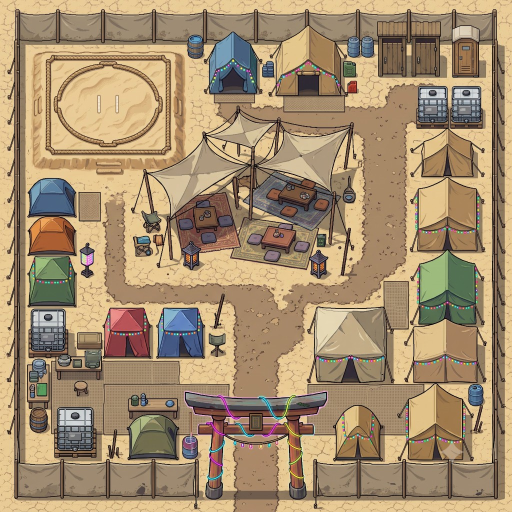
#> input picture assets-factory/outputs_diff/20260806_230206/base_aligned.png, 1024 x 1024 px (shown at 1/2 size)
$ python diff_objects.py outputs_diff/20260806_230206/base_aligned.png outputs_diff/20260806_230206/other_aligned.png
#> lines starting #> are read from the running program, lines starting #| are printed output that depends on the picture; after the words box and inside, x2 and y2 are one past the last pixel; in counts of white or black regions, pixels touching at a corner belong together
### assets-factory/utils.py
"""Shared constants and helpers for pixel-fixer scripts."""

from __future__ import annotations

import sys
from datetime import datetime
from pathlib import Path

import numpy as np
from PIL import Image

# --------------------------------------------------------------------------
# Constants (no magic numbers in validation logic -- hard rule)
# --------------------------------------------------------------------------

GRID_SIZE = 32                       # RPG Maker XP tile size
OUTPUT_WIDTH = 256                   # forced output width (contract)
OUTPUT_COLUMNS = OUTPUT_WIDTH // GRID_SIZE  # 8 columns

# --character mode: literal target canvas size for an overworld character
# sheet (4x4 grid of 32x48 walk-cycle frames) -- exact number, not "a
# multiple of X", same class of contract as OUTPUT_WIDTH above.
CHARACTER_WIDTH = 128
CHARACTER_HEIGHT = 192

# Separator row color: pure cyan at full opacity. Chosen because it's the
# RGB-complementary opposite of the magenta chroma-key color, so it can never
# be confused with either real art or magenta spill.
SEPARATOR_COLOR = (0, 255, 255)

OUTPUTS_MAP_DIR = Path("outputs_map")
OUTPUTS_TILESET_DIR = Path("outputs_tileset")
OUTPUTS_DIFF_DIR = Path("outputs_diff")
OUTPUTS_CHARACTER_DIR = Path("outputs_character")


def timestamp_filename(suffix: str = ".png") -> str:
    """Return a filesystem-safe timestamp string for output filenames."""
    return f"{datetime.now().strftime('%Y%m%d_%H%M%S')}{suffix}"


# [4 lines left out: function default_output_path, not called in this run]


def default_diff_output_dir(outputs_dir: Path = OUTPUTS_DIFF_DIR) -> Path:
    """Return <outputs_dir>/<timestamp>/, creating the directory if needed."""
    out_dir = outputs_dir / datetime.now().strftime("%Y%m%d_%H%M%S")
    out_dir.mkdir(parents=True, exist_ok=True)
    return out_dir


# [9 lines left out: function build_separator_row, not called in this run]


def load_image(input_path: Path, label: str) -> Image.Image:
    """Load an image as RGBA, exiting with code 2 on failure."""
    try:
        return Image.open(input_path).convert("RGBA")
    except (FileNotFoundError, Image.UnidentifiedImageError):
        print(f"{label}: input file not found or not a valid image: {input_path}", file=sys.stderr)
        sys.exit(2)


def atomic_write_png(canvas: np.ndarray, output_path: Path) -> None:
    """Write an RGBA numpy array to output_path atomically via a .tmp file."""
    out_tmp = output_path.with_suffix(output_path.suffix + ".tmp")
    Image.fromarray(canvas, "RGBA").save(out_tmp, format="PNG")
    out_tmp.replace(output_path)

### assets-factory/diff_objects.py
#!/usr/bin/env python3
"""diff_objects.py -- align two near-identical images and extract a mask of
added objects by subtracting the background-only image from the full scene.

Usage:
    python diff_objects.py with_objects.png no_objects.png

Default output directory: outputs_diff/<timestamp>/
    base_aligned.png   -- with-objects image (reference, unchanged)
    other_aligned.png  -- no-objects image shifted to match the base
    mask.png           -- binary object mask (black silhouettes, transparent background)
    objects.png        -- added objects cut out from the base image, transparent elsewhere
"""

from __future__ import annotations

import argparse
import sys
from pathlib import Path

import numpy as np
from PIL import Image
from scipy import ndimage
from scipy.fft import fft2, ifft2

from utils import (
    OUTPUTS_DIFF_DIR,
    atomic_write_png,
    default_diff_output_dir,
    load_image,
)

# --------------------------------------------------------------------------
# Constants
# --------------------------------------------------------------------------

DEFAULT_TOLERANCE = 25
DEFAULT_MIN_AREA = 30
MORPH_OPEN_RADIUS = 1
MORPH_CLOSE_RADIUS = 2


# --------------------------------------------------------------------------
# Alignment
# --------------------------------------------------------------------------


def to_grayscale(rgba: np.ndarray) -> np.ndarray:
    """Convert an RGBA array to a float64 grayscale image."""
    rgb = rgba[..., :3].astype(np.float64)
    return 0.299 * rgb[..., 0] + 0.587 * rgb[..., 1] + 0.114 * rgb[..., 2]


def resize_to_match(source: np.ndarray, target_shape: tuple[int, int]) -> np.ndarray:
    """Resize source RGBA to (height, width) using nearest-neighbor."""
    target_h, target_w = target_shape
    source_h, source_w = source.shape[:2]
    if (source_h, source_w) == (target_h, target_w):
        return source

    image = Image.fromarray(source, "RGBA")
    resized = image.resize((target_w, target_h), Image.NEAREST)
    return np.array(resized)


def estimate_translation_shift(reference: np.ndarray, target: np.ndarray) -> tuple[int, int]:
    """Estimate integer (dy, dx) shift to align target onto reference."""
    ref_gray = to_grayscale(reference)
    tgt_gray = to_grayscale(target)

    ref_fft = fft2(ref_gray)
    tgt_fft = fft2(tgt_gray)
    cross_power = ref_fft * np.conj(tgt_fft)
    cross_power /= np.abs(cross_power) + 1e-10
    correlation = np.real(ifft2(cross_power))

    peak_y, peak_x = np.unravel_index(np.argmax(correlation), correlation.shape)
    height, width = correlation.shape
    if peak_y > height // 2:
        peak_y -= height
    if peak_x > width // 2:
        peak_x -= width
    return int(peak_y), int(peak_x)


def apply_translation_shift(rgba: np.ndarray, dy: int, dx: int) -> np.ndarray:
    """Shift rgba by (dy, dx), zeroing pixels exposed by the roll."""
    if dy == 0 and dx == 0:
        return rgba.copy()

    shifted = np.roll(rgba, shift=(dy, dx), axis=(0, 1))
    height, width = rgba.shape[:2]

    if dy > 0:
        shifted[:dy, :] = 0
    elif dy < 0:
        shifted[height + dy :, :] = 0

    if dx > 0:
        shifted[:, :dx] = 0
    elif dx < 0:
        shifted[:, width + dx :] = 0

    return shifted


def build_valid_mask(height: int, width: int, dy: int, dx: int) -> np.ndarray:
    """Return a boolean mask of pixels that are valid after a (dy, dx) shift."""
    valid = np.ones((height, width), dtype=bool)

    if dy > 0:
        valid[:dy, :] = False
    elif dy < 0:
        valid[height + dy :, :] = False

    if dx > 0:
        valid[:, :dx] = False
    elif dx < 0:
        valid[:, width + dx :] = False

    return valid


def align_images(
    base_rgba: np.ndarray, other_rgba: np.ndarray
) -> tuple[np.ndarray, np.ndarray, tuple[int, int]]:
    """Resize and translate other_rgba to match base_rgba. Returns (base, aligned_other, shift)."""
    base_h, base_w = base_rgba.shape[:2]
    other_resized = resize_to_match(other_rgba, (base_h, base_w))

    dy, dx = estimate_translation_shift(base_rgba, other_resized)
    # Phase correlation reports how target is offset from reference;
    # apply the inverse shift to bring target onto reference.
    aligned_other = apply_translation_shift(other_resized, -dy, -dx)
    return base_rgba, aligned_other, (dy, dx)


# --------------------------------------------------------------------------
# Diff and mask
# --------------------------------------------------------------------------


def compute_diff_mask(
    base_rgba: np.ndarray,
    other_rgba: np.ndarray,
    valid_mask: np.ndarray,
    tolerance: int,
    min_area: int,
) -> tuple[np.ndarray, int]:
    """Return a boolean object mask and the number of surviving blobs."""
    base_rgb = base_rgba[..., :3].astype(np.int16)
    other_rgb = other_rgba[..., :3].astype(np.int16)
    channel_diff = np.abs(base_rgb - other_rgb).max(axis=-1)

    raw_mask = (channel_diff > tolerance) & valid_mask

    structure_open = ndimage.generate_binary_structure(2, 1)
    structure_close = ndimage.iterate_structure(structure_open, MORPH_CLOSE_RADIUS)

    cleaned = ndimage.binary_opening(raw_mask, structure=structure_open, iterations=MORPH_OPEN_RADIUS)
    cleaned = ndimage.binary_closing(cleaned, structure=structure_close)
    cleaned = ndimage.binary_fill_holes(cleaned)

    labeled, num_features = ndimage.label(cleaned)
    if num_features == 0:
        return cleaned, 0

    sizes = ndimage.sum(cleaned, labeled, index=range(1, num_features + 1))
    keep_labels = np.where(sizes >= min_area)[0] + 1
    final_mask = np.isin(labeled, keep_labels)
    return final_mask, len(keep_labels)


def build_mask_rgba(mask: np.ndarray) -> np.ndarray:
    """Build a black-silhouette-on-transparent RGBA image from a boolean mask.

    Black (not white) so the mask stays visible when viewers composite
    transparency onto a white background.
    """
    height, width = mask.shape
    rgba = np.zeros((height, width, 4), dtype=np.uint8)
    rgba[mask, 3] = 255
    return rgba


def build_objects_rgba(base_rgba: np.ndarray, mask: np.ndarray) -> np.ndarray:
    """Cut object pixels out of base_rgba using mask; background is transparent."""
    rgba = np.zeros_like(base_rgba)
    rgba[mask] = base_rgba[mask]
    return rgba


# --------------------------------------------------------------------------
# Pipeline
# --------------------------------------------------------------------------


def run(
    base_path: Path,
    other_path: Path,
    out_dir: Path,
    tolerance: int = DEFAULT_TOLERANCE,
    min_area: int = DEFAULT_MIN_AREA,
) -> None:
    base_image = load_image(base_path, "diff_objects (base)")
    other_image = load_image(other_path, "diff_objects (other)")

    base_rgba = np.array(base_image)
    other_rgba = np.array(other_image)

    base_aligned, other_aligned, (dy, dx) = align_images(base_rgba, other_rgba)
    height, width = base_aligned.shape[:2]
    valid_mask = build_valid_mask(height, width, -dy, -dx)

    base_out = out_dir / "base_aligned.png"
    other_out = out_dir / "other_aligned.png"
    mask_out = out_dir / "mask.png"
    objects_out = out_dir / "objects.png"

    atomic_write_png(base_aligned, base_out)
    atomic_write_png(other_aligned, other_out)

    object_mask, blob_count = compute_diff_mask(
        base_aligned, other_aligned, valid_mask, tolerance, min_area
    )
    mask_rgba = build_mask_rgba(object_mask)
    objects_rgba = build_objects_rgba(base_aligned, object_mask)
    atomic_write_png(mask_rgba, mask_out)
    atomic_write_png(objects_rgba, objects_out)

    coverage_pct = 100.0 * object_mask.sum() / object_mask.size
    print(
        f"diff_objects: base={base_path.name} other={other_path.name} "
        f"size={width}x{height} shift=({dy}, {dx}) "
        f"blobs={blob_count} coverage={coverage_pct:.2f}% "
        f"tolerance={tolerance} min_area={min_area} -> {out_dir}"
    )


def main() -> None:
    parser = argparse.ArgumentParser(description=__doc__)
    parser.add_argument(
        "base",
        type=Path,
        help="Image with objects (reference / alignment base)",
    )
    parser.add_argument(
        "other",
        type=Path,
        help="Background-only image (no added objects)",
    )
    parser.add_argument(
        "--out-dir",
        type=Path,
        default=None,
        help="Output directory (default: outputs_diff/<timestamp>/)",
    )
    parser.add_argument(
        "--tolerance",
        type=int,
        default=DEFAULT_TOLERANCE,
        help=f"Per-channel RGB diff threshold (default: {DEFAULT_TOLERANCE})",
    )
    parser.add_argument(
        "--min-area",
        type=int,
        default=DEFAULT_MIN_AREA,
        help=f"Drop connected components smaller than this many px (default: {DEFAULT_MIN_AREA})",
    )
    args = parser.parse_args()

    if args.tolerance < 0:
        print("diff_objects: --tolerance must be >= 0", file=sys.stderr)
        sys.exit(2)
    if args.min_area < 1:
        print("diff_objects: --min-area must be >= 1", file=sys.stderr)
        sys.exit(2)

    out_dir = args.out_dir or default_diff_output_dir(OUTPUTS_DIFF_DIR)
    out_dir.mkdir(parents=True, exist_ok=True)
    run(args.base, args.other, out_dir, tolerance=args.tolerance, min_area=args.min_area)
#> in load_image, returned value is the input picture: PIL image 1024x1024 RGBA; mean R, G, B, A 165.2, 142.3, 111.2, 255
#> call 2 of load_image, with label = 'diff_objects (other)'
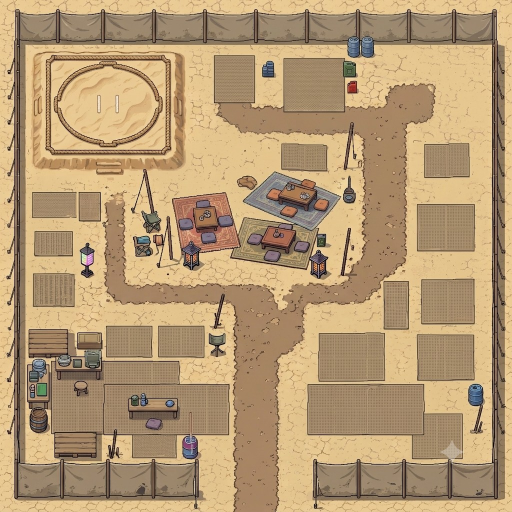
#> input picture assets-factory/outputs_diff/20260806_230206/other_aligned.png, 1024 x 1024 px (shown at 1/2 size)
#> in load_image, returned value is the input picture: PIL image 1024x1024 RGBA; mean R, G, B, A 181.9, 154.1, 116, 255
#> in to_grayscale (call 2), `return 0.299 * rgb[..., 0] + 0.587 * rgb[..., 1] + 0.114 * rgb[..., 2]`:
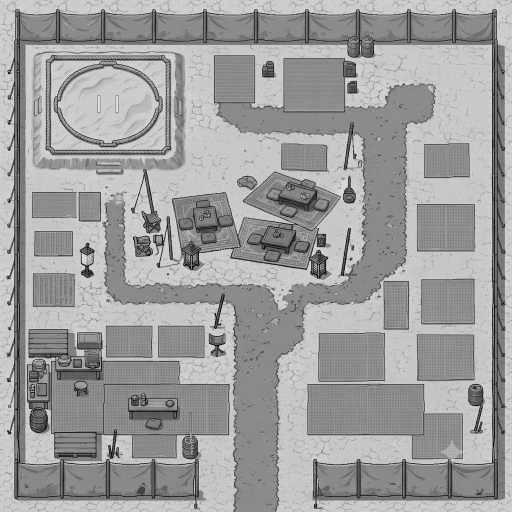
#> returned value: shape (1024, 1024) float64 (shown at 1/2 size); min 0, max 252, mean 158.1
#> in estimate_translation_shift, `peak_y, peak_x = np.unravel_index(np.argmax(correlation), correlation...`: peak_y = 0
#> in run, `valid_mask = build_valid_mask(height, width, -dy, -dx)`: valid_mask: shape (1024, 1024) bool; every value is 1
#> in compute_diff_mask, `channel_diff = np.abs(base_rgb - other_rgb).max(axis=-1)`:
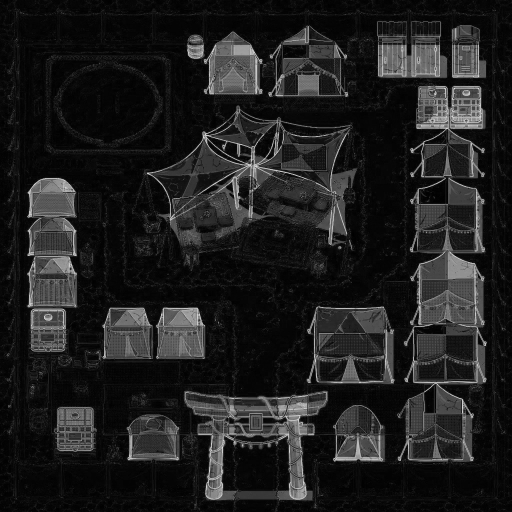
#> channel_diff: shape (1024, 1024) int16 (shown at 1/2 size); min 0, max 237, mean 30.9
#> in compute_diff_mask, `raw_mask = (channel_diff > tolerance) & valid_mask`:
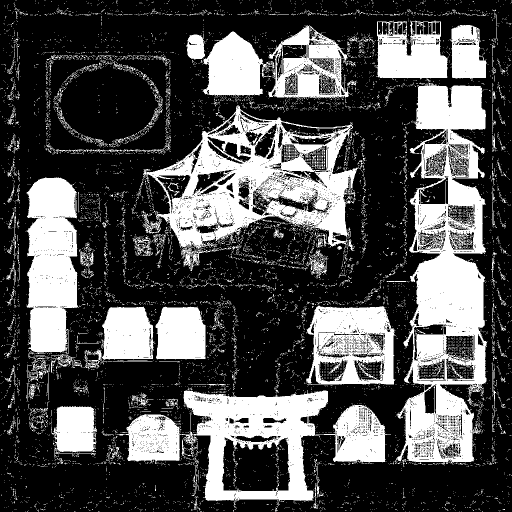
#> raw_mask: shape (1024, 1024) bool (shown at 1/2 size); 31.7% white; 10696 white regions (10394 under 20 px), largest, box (x1, y1, x2, y2) and area: (792, 165, 975, 928) 73608, (286, 211, 718, 542) 52044, (233, 780, 782, 1010) 49517
#> in compute_diff_mask, `cleaned = ndimage.binary_opening(raw_mask, structure=structure_open, i..`: cleaned: shape (1024, 1024) bool; 26.8% white; 683 white regions (586 under 20 px), largest, box (x1, y1, x2, y2) and area: (794, 166, 974, 926) 67966, (288, 211, 715, 497) 47053, (367, 781, 656, 1002) 31089
#> in compute_diff_mask, `cleaned = ndimage.binary_closing(cleaned, structure=structure_close)`: cleaned: shape (1024, 1024) bool; 28.2% white; 483 white regions (410 under 20 px), largest, box (x1, y1, x2, y2) and area: (794, 166, 974, 929) 72776, (288, 211, 715, 497) 51550, (367, 781, 656, 1002) 32090
#> in compute_diff_mask, `cleaned = ndimage.binary_fill_holes(cleaned)`: cleaned: shape (1024, 1024) bool; 34% white; 435 white regions (366 under 20 px), largest, box (x1, y1, x2, y2) and area: (794, 166, 974, 929) 91948, (288, 211, 715, 497) 70898, (367, 781, 656, 1002) 45431
#> in compute_diff_mask, `labeled, num_features = ndimage.label(cleaned)`:
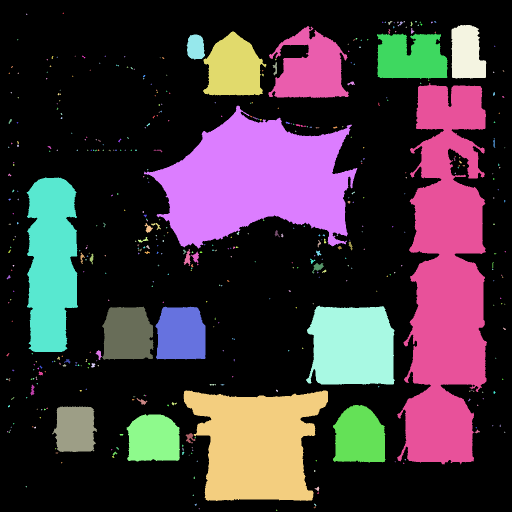
#> labeled: shape (1024, 1024) int32 (shown at 1/2 size); 487 distinct labels, from 0 to 486; one colour per label, 0 black
#> in compute_diff_mask, `labeled, num_features = ndimage.label(cleaned)`: num_features = 486
#> in compute_diff_mask, `sizes = ndimage.sum(cleaned, labeled, index=range(1, num_features + 1))`: sizes = 486 values, max 91948 at index 76, min 1 at index 14, mean 733.1
#> in compute_diff_mask, `keep_labels = np.where(sizes >= min_area)[0] + 1`: keep_labels = 51 values from 10 to 479
#> in compute_diff_mask, `final_mask = np.isin(labeled, keep_labels)`:
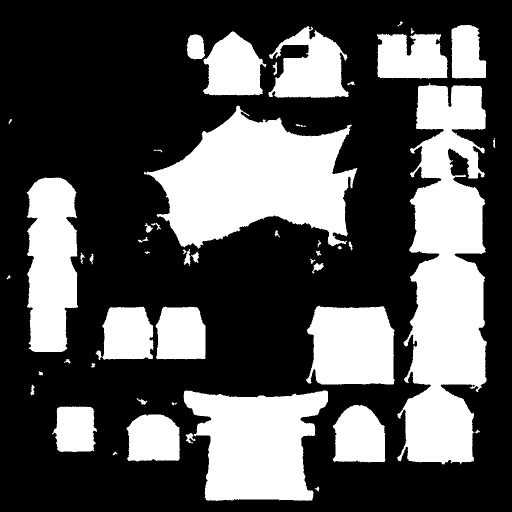
#> final_mask: shape (1024, 1024) bool (shown at 1/2 size); 33.7% white; 48 white regions, largest, box (x1, y1, x2, y2) and area: (794, 166, 974, 929) 91948, (288, 211, 715, 497) 70833, (367, 781, 656, 1002) 45426
#> in run, `object_mask, blob_count = compute_diff_mask( base_aligned, other_align..`: blob_count = 51
#> in build_objects_rgba, `rgba[mask] = base_rgba[mask]`:
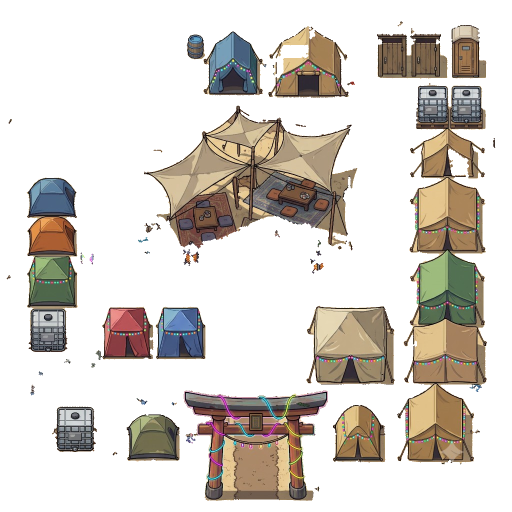
#> rgba: shape (1024, 1024, 4) (shown at 1/2 size); mean R, G, B, A 45.5, 39.8, 33.1, 85.8; transparent parts drawn white
#> in run, `coverage_pct = 100.0 * object_mask.sum() / object_mask.size`: coverage_pct = 33.66
#| diff_objects: base=base_aligned.png other=other_aligned.png size=1024x1024 shift=(0, 0) blobs=51 coverage=33.66% tolerance=25 min_area=30 -> outputs_diff/20261120_075707


if __name__ == "__main__":
    main()
